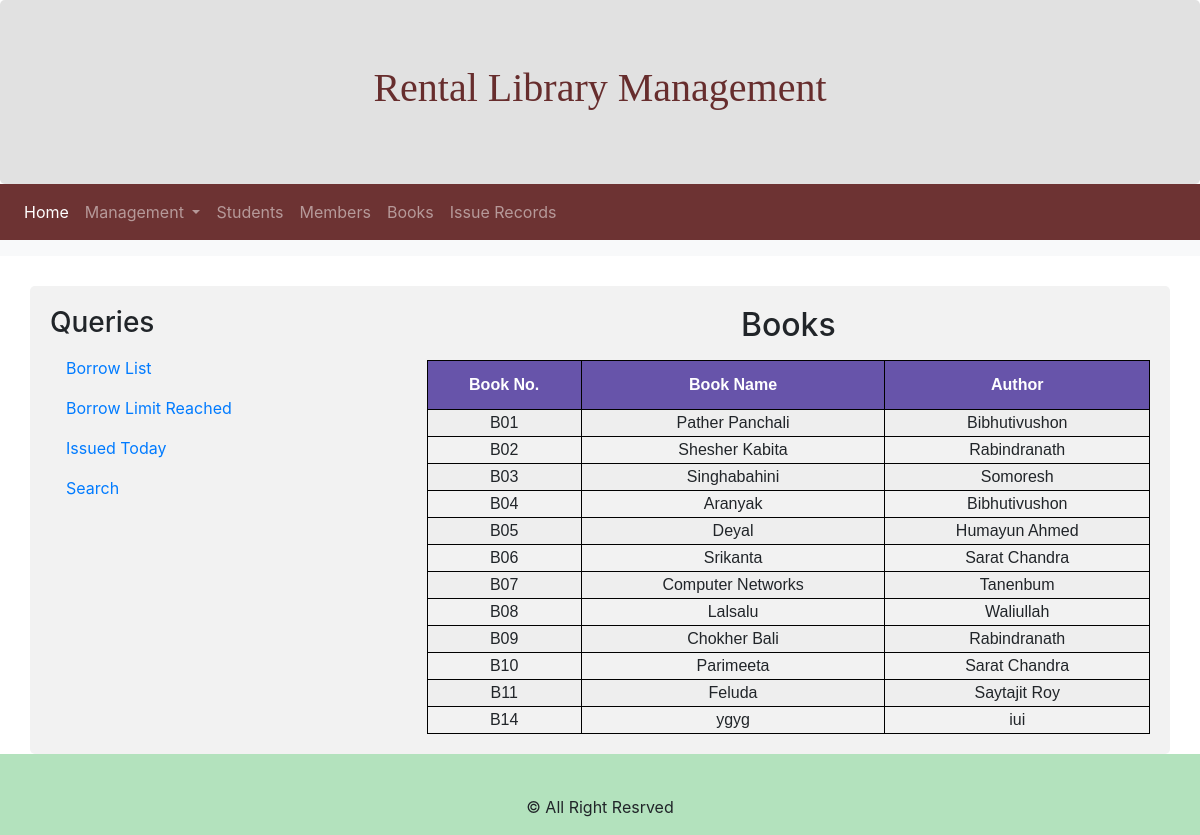
The page /books.php on the database its author committed.
### tables this page shows
CREATE TABLE `book` (
  `book_no` varchar(10) NOT NULL,
  `book_name` varchar(20) DEFAULT NULL,
  `author` varchar(20) DEFAULT NULL
);

### books.php (the view, shortened to what this page needs)
<?php include "includes/db.php";?>
<?php include "includes/header.php"; ?>
<?php include "includes/navigation.php"; ?>
 <nav class="navbar navbar-expand-sm bg-light navbar-dark">
</nav>
<div class="container" style="margin-top:30px">
  <div class="row">
    <div class="col-sm-4">
      <h3>Queries</h3>
      <ul class="nav nav-pills flex-column">
        <li class="nav-item">
          <a class="nav-link" href="borrowList.php">Borrow List</a>
        </li>
        <li class="nav-item">
          <a class="nav-link" href="bookLimit.php">Borrow Limit Reached</a>
        </li>
        <li class="nav-item">
          <a class="nav-link" href="issuedToday.php">Issued Today</a>
        </li>
        <li class="nav-item">
          <a class="nav-link " href="search.php"> Search</a>
        </li>
      </ul>
    </div>
    <div class="col-sm-8">
<?php
$sql = "SELECT * FROM book";
$result = $con->query($sql) or die($con->error);
echo "<h2>Books</h2>";
echo "<center><table id='table' style='margin-top:1rem;'><tr><th>Book No.</th><th>Book Name</th><th>Author</th>";
    while ($row = $result->fetch_assoc()) {
        echo "<tr><td>" . $row["book_no"]. "</td><td>" . $row["book_name"]. "</td><td>" . $row["author"]."</td>";
    }
echo "</table></center>";
?>
    </div>
  </div>
</div>
<?php include "includes/footer.php"?>

### includes/header.php (shortened to what this page needs)
<!DOCTYPE html>
<html lang="en">
<head>
  <link rel="stylesheet" href="https://maxcdn.bootstrapcdn.com/bootstrap/4.1.3/css/bootstrap.min.css">
  <link rel="stylesheet" href="css/style.css">
  <link rel="stylesheet" href="css/formStyle.css">
</head>
<body>
<div class="jumbotron text-center" id="head">
  <h1>Rental Library Management</h1>
</div>

### includes/navigation.php (shortened to what this page needs)
<nav class="navbar navbar-expand-lg navbar-dark bg-dark">
  <div class="collapse navbar-collapse" id="navbarSupportedContent">
    <ul class="navbar-nav mr-auto">
      <li class="nav-item active">
        <a class="nav-link" href="index.php">Home <span class="sr-only">(current)</span></a>
      </li>
      <li class="nav-item dropdown">
        <a class="nav-link dropdown-toggle" href="#" id="navbarDropdown" role="button" data-toggle="dropdown" aria-haspopup="true" aria-expanded="false">
        Management
        </a>
      </li>
      <li class="nav-item">
        <a class="nav-link" href="students.php">Students</a>
      </li>
      <li class="nav-item">
        <a class="nav-link" href="members.php">Members</a>
      </li>
      <li class="nav-item">
        <a class="nav-link" href="books.php">Books</a>
      </li>
      <li class="nav-item">
        <a class="nav-link" href="issue.php">Issue Records</a>
      </li>
    </ul>
  </div>
</nav>

### includes/footer.php (shortened to what this page needs)
<footer class="page-footer font-small blue pt-4">
    <div class="container-fluid text-center text-md-left">
      <div class="row">
        <div class="col-md-6 mt-md-0 mt-3">
        </div>
        <div class="col-md-3 mb-md-0 mb-3">
          </div>
      </div>
    </div>
    <div class="footer-copyright text-center py-3">© All Right Resrved
    </div>
  </footer>

### css/style.css (style rules this page uses)
.page-footer { background-color: rgba(49, 177, 77, 0.37); }
body { //background-image: linear-gradient(to right bottom, rgba(126, 213, 111, 0.8), rgba(40, 180, 133, 0.8)), url(../img/map3.svg); background-size: cover; background-position: top; position: relative; }
#head { margin-bottom: 0; background-color: rgba(179, 179, 179, 0.39); }
.bg-dark { background-color: rgba(73, 0, 0, 0.8) !important; }
table, th, td { border: 1px solid black; }
.container { min-height: 400px; }
#table { font-family: "Trebuchet MS", Arial, Helvetica, sans-serif; border-collapse: collapse; width: 100%; text-align: center; }
#table tr:nth-child(even) { background-color: rgb(238, 238, 238); }
#table th { padding-top: 12px; padding-bottom: 12px; text-align: left; background-color: rgb(103, 84, 170); color: white; text-align: center; }
h1 { font-family: "Franklin Gothic"; color: rgba(73, 0, 0, 0.8); }
h2 { text-align: center; }

### css/formStyle.css (style rules this page uses)
.container { border-radius: 5px; background-color: #f2f2f2; padding: 20px; }
.row:after { content: ""; display: table; clear: both; }

### rows shown on the page
book: book_no "B01", book_name "Pather Panchali", author "Bibhutivushon"
book: book_no "B02", book_name "Shesher Kabita", author "Rabindranath"
book: book_no "B03", book_name "Singhabahini", author "Somoresh"
book: book_no "B04", book_name "Aranyak", author "Bibhutivushon"
book: book_no "B05", book_name "Deyal", author "Humayun Ahmed"
book: book_no "B06", book_name "Srikanta", author "Sarat Chandra"
book: book_no "B07", book_name "Computer Networks", author "Tanenbum"
book: book_no "B08", book_name "Lalsalu", author "Waliullah"
book: book_no "B09", book_name "Chokher Bali", author "Rabindranath"
book: book_no "B10", book_name "Parimeeta", author "Sarat Chandra"
book: book_no "B11", book_name "Feluda", author "Saytajit Roy"
book: book_no "B14", book_name "ygyg", author "iui"
